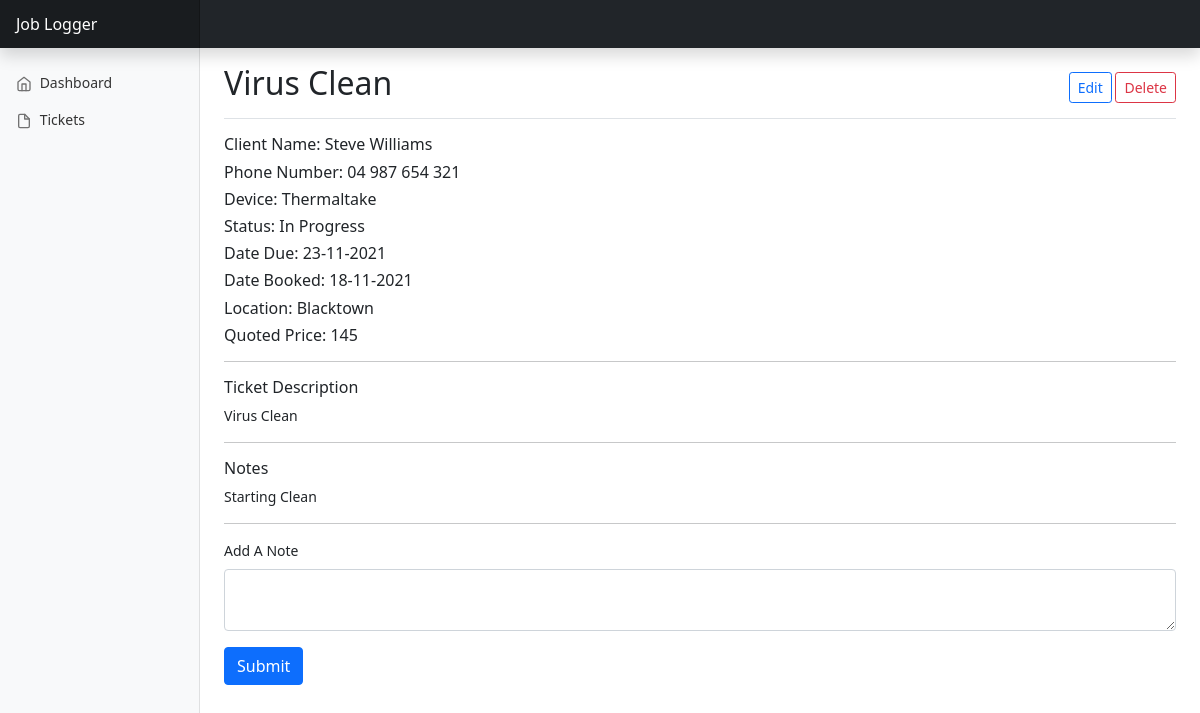
The page /tickets/view?id=28 on the database its author committed.
### tables this page shows
CREATE TABLE `ticket` (
  `id` int(11) NOT NULL,
  `title` varchar(255) NOT NULL,
  `firstName` varchar(255) NOT NULL,
  `lastName` varchar(255) NOT NULL,
  `device` varchar(255) NOT NULL,
  `status` varchar(255) NOT NULL,
  `location` varchar(255) NOT NULL,
  `body` text NOT NULL,
  `createdDate` varchar(255) NOT NULL,
  `dateDue` varchar(255) NOT NULL,
  `bookedBy` varchar(20) NOT NULL,
  `phoneNumber` varchar(50) NOT NULL,
  `quotedPrice` decimal(10,0) NOT NULL
);

CREATE TABLE `note` (
  `id` int(11) NOT NULL,
  `ticket_id` int(11) NOT NULL,
  `body` text NOT NULL
);

### Router.php (called while the page is built, shortened)
<?php
class Router
{
    public array $getRoutes = [];
    public array $postRoutes = [];
    public function __construct()
    {
        $this->db = new Database();
    }
    public function get($url, $fn)
    {
        $this->getRoutes[$url] = $fn;
    }
    public function post($url, $fn)
    {
        $this->postRoutes[$url] = $fn;
    }
    public function resolve()
    {
        $currentUrl = $_SERVER['PATH_INFO'] ?? '/';
        $method = $_SERVER['REQUEST_METHOD'];
        if ($method === 'GET') {
            $fn = $this->getRoutes[$currentUrl] ?? null;
        } else {
            $fn = $this->postRoutes[$currentUrl] ?? null;
        }
        if ($fn) {
            call_user_func($fn, $this);
        } else {
            echo "Page Not Found";
        }
    }
    public function renderView($view, $params = [])
    {
        include_once __DIR__ . "/views/$view.php";
        include_once  __DIR__ . "/views/layout.php";
    }
}

### controllers/TicketController.php (called while the page is built, shortened)
<?php
class TicketController
{
    public static function view(Router $router)
    {
        $id = $_GET['id'] ?? null;
        $ticket = $router->db->getTicketById($id);
        $notes = $router->db->getNotebyId($id);
        $router->renderView('tickets/view', [
            'ticket' => $ticket,
            'notes' => $notes,
        ]);
    }
}

### public/index.php (called while the page is built, shortened)
<?php
$router = new Router();
$router->get('/', [TicketController::class, 'dashboard']);
$router->get('/tickets', [TicketController::class, 'index']);
$router->get('/tickets/view', [TicketController::class, 'view']);
$router->post('/tickets/view', [TicketController::class, 'view']);
$router->get('/tickets/create', [TicketController::class, 'create']);
$router->post('/tickets/create', [TicketController::class, 'create']);
$router->get('/tickets/update', [TicketController::class, 'update']);
$router->post('/tickets/update', [TicketController::class, 'update']);
$router->post('/tickets/delete', [TicketController::class, 'delete']);
$router->resolve();

### database.php (called while the page is built, shortened)
<?php
class database
{
    public \PDO $pdo;
    public function __construct()
    {
        $this->pdo = new PDO('mysql:host=localhost;port=3306;dbname=logger_app', 'root', '');
        $this->pdo->setAttribute(PDO::ATTR_ERRMODE, PDO::ERRMODE_EXCEPTION);
    }
    public function getTicketById($id)
    {
        $statement = $this->pdo->prepare('SELECT * FROM ticket WHERE id = :id');
        $statement->bindValue(':id', $id);
        $statement->execute();
        return $statement->fetch(PDO::FETCH_ASSOC);
    }
    public function getNoteById($id)
    {
        $statement = $this->pdo->prepare('SELECT * FROM note WHERE ticket_id = :id');
        $statement->bindValue(':id', $id);
        $statement->execute();
        return $statement->fetchAll(PDO::FETCH_ASSOC);
    }
}

### views/tickets/view.php (the view, shortened to what this page needs)
<div class="d-flex justify-content-between flex-wrap flex-md-nowrap align-items-center pt-3 pb-2 mb-3 border-bottom">
    <h1 class="h2"><?php echo $ticket['title'] ?></h1>
    <div>
        <a href="/tickets/update?id=<?php echo $ticket['id'] ?>" type="button" class="btn btn-sm btn-outline-primary">Edit</a>
        <form style="display: inline-block;" method="post" action="/tickets/delete">
            <button type="submit" class="btn btn-sm btn-outline-danger">Delete</button>
        </form>
    </div>
</div>
<div>
    <h6>Client Name: <?php echo $ticket['firstName'] . ' ' . $ticket['lastName'] ?></h6>
    <h6>Phone Number: <?php echo $ticket['phoneNumber'] ?></h6>
    <h6>Device: <?php echo $ticket['device'] ?></h6>
    <h6>Status: <?php echo $ticket['status'] ?></h6>
    <h6>Date Due: <?php echo $ticket['dateDue'] ?></h6>
    <h6>Date Booked: <?php echo $ticket['createdDate'] ?></h6>
    <h6>Location: <?php echo $ticket['location'] ?></h6>
    <h6>Quoted Price: <?php echo $ticket['quotedPrice'] ?></h6>
    <hr>
    <p>
    <h6>Ticket Description</h6>
    <?php echo $ticket['body'] ?>
    </p>
</div>
<hr>
<div>
    <h6>Notes</h6>
    <?php foreach ($notes as $note) : ?>
        <p>
            <?php echo $note['body'] ?>
        </p>
    <?php endforeach ?>
</div>
<hr>
<form action="" method="post" enctype="multipart/form-data">
    <div class="mb-3">
        <label class="form-label">Add A Note</label>
        <textarea type="text" class="form-control" name="body"></textarea>
    </div>
    <button type="submit" class="btn btn-primary">Submit</button>
</form>

### public/dashboard.css (style rules this page uses)
body { font-size: .875rem; }

### rows shown on the page
ticket: title "Virus Clean", firstName "Steve", lastName "Williams", phoneNumber "04 987 654 321", device "Thermaltake", status "In Progress", dateDue "23-11-2021", createdDate "18-11-2021", location "Blacktown", quotedPrice "145", body "Virus Clean"
note: body "Starting Clean"
